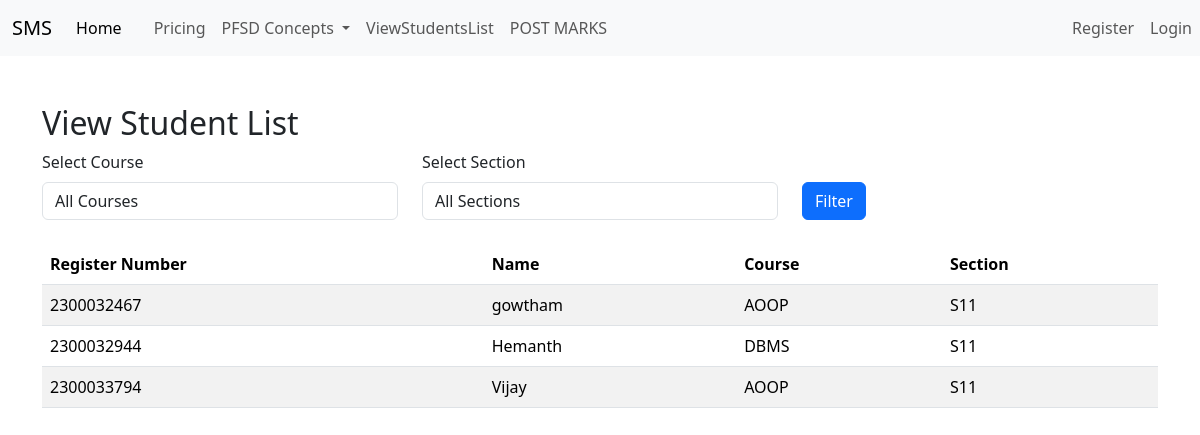
Screenshot of /facultyapp/StudentList/ with the database file from the repository.
### adminapp/models.py (models this page shows, shortened)
class StudentList(models.Model):
    Register_Number = models.CharField(max_length=20, unique=True)
    Name = models.CharField(max_length=100)
    user = models.OneToOneField(User, on_delete=models.CASCADE, null=True)

### facultyapp/models.py (models this page shows, shortened)
class AddCourse(models.Model):
        COURSE_CHOICES = [
            ('AOOP','ADVANCED Object-Oriented Programming'),
            ('PFSD','Python Full Stack Development'),
            ('DBMS','Database Management System'),
            ('LAA','Linux Administration'),
        ]
        SECTION_CHOICES = [
            ('S11', 'Section-11'),
            ('S12', 'Section-12'),
            ('S13', 'Section-13'),
            ('S14', 'Section-14'),
            ('S15', 'Section-15'),
        ]
        student = models.ForeignKey(StudentList, on_delete=models.CASCADE)
        course = models.CharField(max_length=50, choices=COURSE_CHOICES)
        section = models.CharField(max_length=50, choices=SECTION_CHOICES)

### facultyapp/views.py (the view)
# urls.py: path('StudentList/', views.view_student_list, name='list'),
def view_student_list(request):
    course = request.GET.get('course')
    section = request.GET.get('section')
    student_courses = AddCourse.objects.all()
    if course:
        student_courses = student_courses.filter(course=course)
    if section:
        student_courses = student_courses.filter(section=section)
    students = StudentList.objects.filter(id__in=student_courses.values('student_id'))
    course_choices = AddCourse.COURSE_CHOICES
    section_choices = AddCourse.SECTION_CHOICES
    context = {
        'students': students,
        'course_choices': course_choices,
        'section_choices': section_choices,
        'selected_course': course,
        'selected_section': section,
    }
    return render(request, 'facultyapp/view_student_list.html', context)

### templates/facultyapp/view_student_list.html (shortened to what this page needs)
{% extends 'Navbar/FacultyNavbar.html' %}
{% load static %}
{% block body %}
    <div class="container mt-5">
        <h2>View Student List</h2>
        <form method="get" class="mb-4">
            <div class="row">
                <div class="col-md-4">
                    <label for="course" class="form-label">Select Course</label>
                    <select name="course" id="course" class="form-control">
                        <option value="">All Courses</option>
                    </select>
                </div>
                <div class="col-md-4">
                    <label for="section" class="form-label">Select Section</label>
                    <select name="section" id="section" class="form-control">
                        <option value="">All Sections</option>
                    </select>
                </div>
                <div class="col-md-4 mt-4">
                    <button type="submit" class="btn btn-primary mt-2">Filter</button>
                </div>
            </div>
        </form>
        <table class="table table-striped">
            <thead>
                <tr>
                    <th>Register Number</th>
                    <th>Name</th>
                    <th>Course</th>
                    <th>Section</th>
                </tr>
            </thead>
            <tbody>
                {% if students %}
                    {% for student in students %}
                        <tr>
                            <td>{{ student.Register_Number }}</td>
                            <td>{{ student.Name }}</td>
                            <td>{{ student.addcourse_set.first.course }}</td>
                            <td>{{ student.addcourse_set.first.section }}</td>
                        </tr>
                    {% endfor %}
                {% else %}
                    <tr>
                        <td colspan="4" class="text-center">No students found.</td>
                    </tr>
                {% endif %}
            </tbody>
        </table>
    </div>
{% endblock %}

### templates/Navbar/FacultyNavbar.html (shortened to what this page needs)
<!DOCTYPE html>
<html lang="en">
<head>
  <link href="https://cdn.jsdelivr.net/npm/bootstrap@5.3.3/dist/css/bootstrap.min.css" rel="stylesheet">
</head>
<body>
<nav class="navbar navbar-expand-lg navbar-light bg-light">
  <div class="container-fluid">
    <a class="navbar-brand" href="{% url 'facultyapp:FacultyHomePage' %}">SMS</a>
    <div class="collapse navbar-collapse" id="navbarNavDropdown">
      <ul class="navbar-nav">
        <li class="nav-item">
          <a class="nav-link active" aria-current="page" href="#">Home</a>
        </li>
        <li class="nav-item">
          <a class="nav-link" href="#"></a>
        </li>
        <li class="nav-item">
          <a class="nav-link" href="#">Pricing</a>
        </li>
        <li class="nav-item dropdown">
          <a class="nav-link dropdown-toggle" href="#" id="navbarDropdownMenuLink" role="button" data-bs-toggle="dropdown" aria-expanded="false">
            PFSD Concepts
          </a>
      </li>
          <li class="nav-item">
          <a class="nav-link" href="{% url 'student_list' %}">ViewStudentsList</a>
        </li>
          <li class="nav-item">
          <a class="nav-link" href="{% url 'facultyapp:post_marks' %}">POST MARKS</a>
        </li>
      </ul>
    </div>
  </div>
    <ul  class="navbar-nav ms-auto">
<li>
        {% if user.is_authenticated %}
        <li class="nav-item">
        <span class="nav-link">Welcome, {{ user.username }}</span>
    </li>
          <li class="nav-item">
          <a class="nav-link" href="{% url 'logout' %}">Logout</a>
          </li>
        {% else %}
                <li class="nav-item">
          <a class="nav-link" href="{% url 'UserRegisterPageCall' %}">Register</a>
        </li>
          <li class="nav-item">
          <a class="nav-link" href="{% url 'login' %}">Login</a>
        </li>
        {% endif %}
        </li>
      </ul>
</nav>
{% block body %}
{% endblock %}
</body>
</html>

### rows the page displays
StudentList: Register_Number "2300032467", Name "gowtham", addcourse_set.first.course "AOOP", addcourse_set.first.section "S11"
StudentList: Register_Number "2300032944", Name "Hemanth", addcourse_set.first.course "DBMS", addcourse_set.first.section "S11"
StudentList: Register_Number "2300033794", Name "Vijay", addcourse_set.first.course "AOOP", addcourse_set.first.section "S11"
